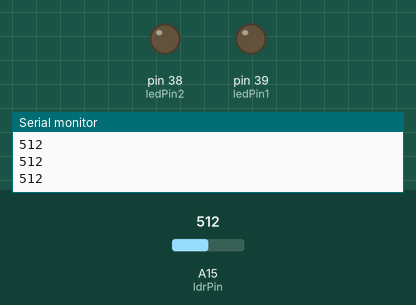
Recording of a sketch running on a simulated Arduino Mega 2560, built with avr-gcc and run on an emulated ATmega2560. Parts: output pins drawn as LEDs (lit = HIGH), the last lines printed to the serial monitor. The inputs (shaded band) are chosen by the test bench; at power-on: A15 (ldrPin) = 512.

Above: at 1.2 s.
1.3 s: A15 (ldrPin) set to 591
2.8 s: A15 (ldrPin) set to 609
At 3.7 s:
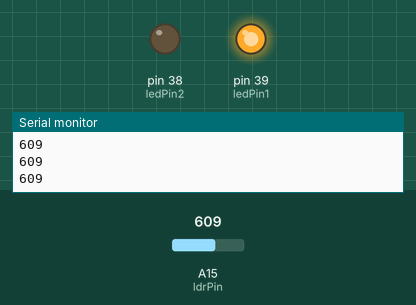
4.3 s: A15 (ldrPin) set to 760
At 5.1 s:
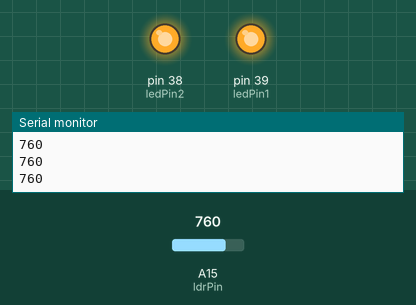
5.8 s: A15 (ldrPin) set to 740
At 6.4 s:
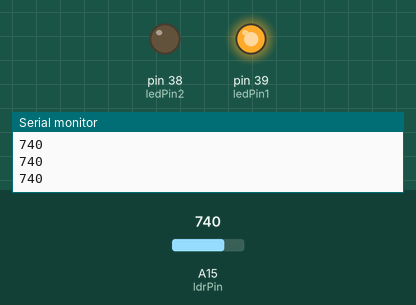
7.3 s: A15 (ldrPin) set to 590
At 7.7 s:
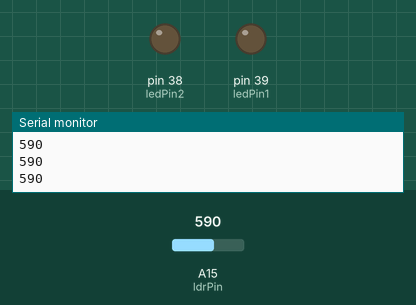
Timing chart, 0 to 9.8 s (numbered marks = the images above; inputs shaded):
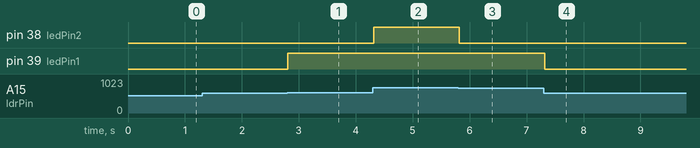

The sketch:

Headlights.ino
```cpp
const int ldrPin = A15;
const int ledPin1 = 39;
const int ledPin2 = 38;

int ldrValue = 0;

void setup() {
  Serial.begin(9600);
  pinMode(ledPin1, OUTPUT);
  pinMode(ledPin2, OUTPUT);
}

void loop() {
  ldrValue = analogRead(ldrPin);
  Serial.println(ldrValue);
  if (ldrValue > 600 && ldrValue < 750) {
    digitalWrite(ledPin1, HIGH);
    digitalWrite(ledPin2, LOW);
  } else if (ldrValue > 750) {
    digitalWrite(ledPin1, HIGH);
    digitalWrite(ledPin2, HIGH);
  } else {
    digitalWrite(ledPin1, LOW);
    digitalWrite(ledPin2, LOW);
  }
  delay(100);
}
```

Measured:
- the behaviour switches between 600 and 601 on A15 (ldrPin) (found by bisection; images 0 and 1)
- after the input at 2.8 s, pin 39 (ledPin1): LOW → HIGH at once
- after the input at 4.3 s, pin 38 (ledPin2): LOW → HIGH at once
- after the input at 5.8 s, pin 38 (ledPin2): HIGH → LOW at once
- after the input at 7.3 s, pin 39 (ledPin1): HIGH → LOW at once
